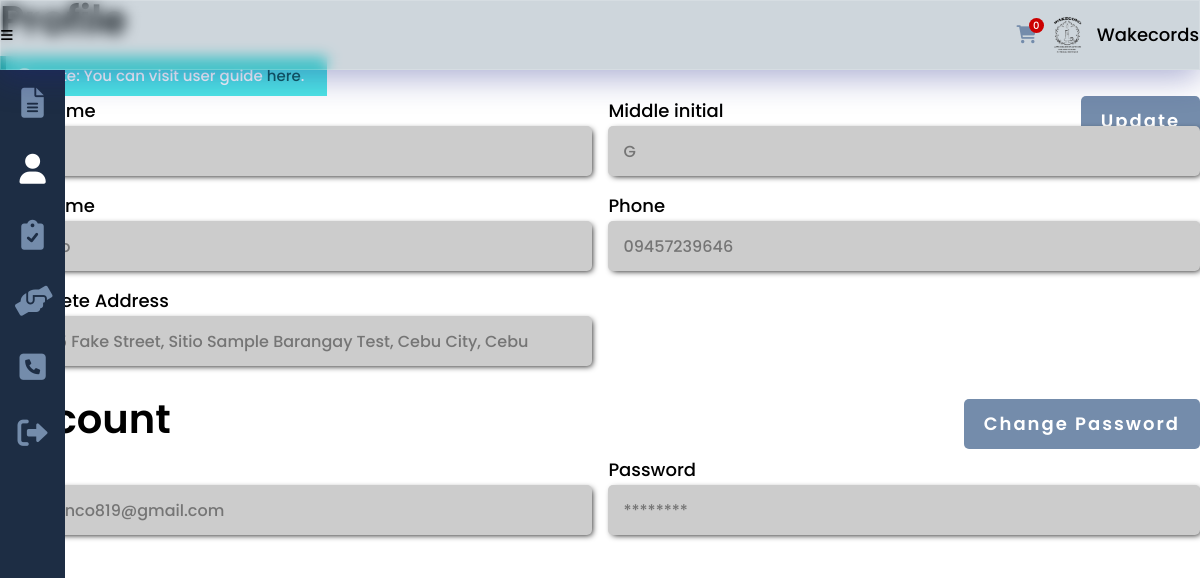
Page /profile.php?login (signed in) on the committed database.
### tables this page shows
CREATE TABLE `seeker` (
  `seeker_id` int(8) NOT NULL,
  `seeker_fname` varchar(25) NOT NULL,
  `seeker_mi` char(1) DEFAULT NULL,
  `seeker_lname` varchar(25) NOT NULL,
  `seeker_address` varchar(100) DEFAULT NULL,
  `seeker_phone` varchar(11) DEFAULT NULL,
  `seeker_status` varchar(10) DEFAULT NULL,
  `seeker_email` varchar(50) NOT NULL,
  `seeker_pass` varchar(100) NOT NULL
);

### others/db.php (called while the page is built, shortened)
<?php
	class DB
	{
		static $hostname = "localhost";
		static $dbname = "wakecords";
		static $username  = "root";
		static $password = "";
		public static function query($sql, $params=array(), $transactType)
		{
			$rows = array();
			try
			{
				$db = new PDO("mysql:host=". self::$hostname ."; dbname=". self::$dbname,  self::$username,  self::$password);
				$db->setAttribute(PDO::ATTR_ERRMODE, PDO::ERRMODE_EXCEPTION);
				$cmd = $db->prepare($sql);
				$cmd->execute($params);
				if($transactType == "READ")
					$rows = $cmd->fetchAll();
				else
					$rows = $db->lastInsertId();
			}
			catch(PDOException $e)
			{
				echo $e->getMessage();
			}
			return $rows;
		}
	}

### profile.php (the view, shortened to what this page needs)
<?php
	include("others/functions.php");
	include("others/head.php");
	$user = current_user();
?>
<body>
	<div class="container">
		<?php include("others/header.php"); ?>
		<div class="banner">
			<?php
			$this_page = "profile";
			include("others/sidebar.php"); ?>
			<section class="banner-con">
				<div class="wrapper">
					<div class="banner-div">
						<h2>Profile</h2>
						<?php
						if(user_type() != "admin"){
							echo messaging("notify", "Note: You can visit user guide <a href='user_guide.php'>here</a>.");
						}
						?>
						<a class="btn btn-link-absolute" href="edit_profile.php">Update</a>
						<form class="profile" method="post">
							<?php
								if(user_type() != "admin"){
							?>
							<div>
								<label>First name</label>
								<input type="text" placeholder="<?php echo (user_type() == 'seeker')?$user['seeker_fname']:$user['provider_fname']; ?>" disabled>
							</div>
							<div>
								<label>Middle initial</label>
								<input type="text" placeholder="<?php echo (user_type() == 'seeker')?$user['seeker_mi']:$user['provider_mi']; ?>" disabled>
							</div>
							<div>
								<label>Last name</label>
								<input type="text" placeholder="<?php echo (user_type() == 'seeker')?$user['seeker_lname']:$user['provider_lname']; ?>" disabled>
							</div>
							<div>
								<label>Phone</label>
								<input type="text" placeholder="<?php echo (user_type() == 'seeker')?$user['seeker_phone']:$user['provider_phone']; ?>" disabled>
							</div>
							<div>
								<label>Complete Address</label>
								<input type="text" placeholder="<?php echo (user_type() == 'seeker')?$user['seeker_address']:$user['provider_address']; ?>" disabled>
							</div>
							<?php
								}
							?>
						</form>
					</div>
					<div class="banner-div no-padding-top">
						<h2>Account</h2>
						<div class="links">
							<a class="btn margin-inline-0" href="change_pass.php">Change Password</a>
						</div>
						<form class="profile" method="post">
							<?php
							if(user_type() != "admin"){
							?>
							<div>
								<label>Email</label>
								<input type="text" placeholder="<?php echo (user_type() == 'seeker')?$user['seeker_email']:$user['provider_email']; ?>" disabled>
							</div>
							<?php
							}
							?>
							<div>
								<label>Password</label>
								<input type="text" placeholder="********" disabled>
							</div>
						</form>
					</div>
				</div>
			</section>
		</div>
	</div>
</body>
</html>

### others/head.php (shortened to what this page needs)
<!DOCTYPE html>
<html lang="en">
<head>
	<link href="https://cdnjs.cloudflare.com/ajax/libs/font-awesome/6.0.0/css/all.min.css" rel="stylesheet">
	<link rel="stylesheet" href="https://unpkg.com/open-props"/>
	<link rel="stylesheet" href="css/style.css">
</head>

### others/header.php
<div class="header">
	<button class="header-btn" data-menu-icon>
		<i class="fa-solid fa-bars"></i>
	</button>
	<picture>
		<?php
			if(isset($_SESSION['seeker'])){
		?>
			<div>
				<a href="cart.php">
					<i class="fa-solid fa-cart-shopping"></i>
					<?php
						echo "
						<span class='bounce'>".count(read('cart', ['seeker_id'], [$_SESSION['seeker']]))."</span>
						";
					?>
				</a>
			</div>
		<?php
			}
			if(isset($_SESSION['provider'])){
				$provider = provider();
				if(empty($provider['provider_logo'])){
		?>
				<svg xmlns="http://www.w3.org/2000/svg" viewBox="0 0 640 512"><path d="M425.1 482.6c-2.303-1.25-4.572-2.559-6.809-3.93l-7.818 4.493c-6.002 3.504-12.83 5.352-19.75 5.352c-10.71 0-21.13-4.492-28.97-12.75c-18.41-20.09-32.29-44.15-40.22-69.9c-5.352-18.06 2.343-36.87 17.83-45.24l8.018-4.669c-.0664-2.621-.0664-5.242 0-7.859l-7.655-4.461c-12.3-6.953-19.4-19.66-19.64-33.38C305.6 306.3 290.4 304 274.7 304H173.3C77.61 304 0 381.7 0 477.4C0 496.5 15.52 512 34.66 512H413.3c5.727 0 10.9-1.727 15.66-4.188c-2.271-4.984-3.86-10.3-3.86-16.06V482.6zM224 256c70.7 0 128-57.31 128-128S294.7 0 224 0C153.3 0 96 57.31 96 128S153.3 256 224 256zM610.5 373.3c2.625-14 2.625-28.5 0-42.5l25.75-15c3-1.625 4.375-5.125 3.375-8.5c-6.75-21.5-18.25-41.13-33.25-57.38c-2.25-2.5-6-3.125-9-1.375l-25.75 14.88c-10.88-9.25-23.38-16.5-36.88-21.25V212.3c0-3.375-2.5-6.375-5.75-7c-22.25-5-45-4.875-66.25 0c-3.25 .625-5.625 3.625-5.625 7v29.88c-13.5 4.75-26 12-36.88 21.25L394.4 248.5c-2.875-1.75-6.625-1.125-9 1.375c-15 16.25-26.5 35.88-33.13 57.38c-1 3.375 .3751 6.875 3.25 8.5l25.75 15c-2.5 14-2.5 28.5 0 42.5l-25.75 15c-3 1.625-4.25 5.125-3.25 8.5c6.625 21.5 18.13 41 33.13 57.38c2.375 2.5 6 3.125 9 1.375l25.88-14.88c10.88 9.25 23.38 16.5 36.88 21.25v29.88c0 3.375 2.375 6.375 5.625 7c22.38 5 45 4.875 66.25 0c3.25-.625 5.75-3.625 5.75-7v-29.88c13.5-4.75 26-12 36.88-21.25l25.75 14.88c2.875 1.75 6.75 1.125 9-1.375c15-16.25 26.5-35.88 33.25-57.38c1-3.375-.3751-6.875-3.375-8.5L610.5 373.3zM496 400.5c-26.75 0-48.5-21.75-48.5-48.5s21.75-48.5 48.5-48.5c26.75 0 48.5 21.75 48.5 48.5S522.8 400.5 496 400.5z"/></svg>
		<?php
				}
				else echo "<img class='header-logo' src='images/providers/".$provider['provider_type']."/".$_SESSION['provider']."/".$provider['provider_logo']."' >";
			}
			else echo "<img class='header-logo' src='images/main-logo.png'>";
		?>
		<div>Wakecords</div>
	</picture>
</div>

### others/sidebar.php (shortened to what this page needs)
<ul class="sidebar " data-sidebar>
  <?php
    if(user_type() != "admin"){
  ?>
  <li class="sidebar-list">
    <a class="sidebar-link <?php echo ($this_page == 'guide')?'active':''; ?>" href="user_guide.php" title="User Guide">
    <i class="fa-solid fa-file-lines"></i>
    </a>
  </li>
  <?php
    }
  ?>
  <li class="sidebar-list">
    <a class="sidebar-link <?php echo ($this_page == 'profile')?'active':''; ?>" href="profile.php" title="Profile">
      <i class="fa-solid fa-user"></i>
    </a>
  </li>
  <li class="sidebar-list">
    <?php
      if(user_type() == "seeker"){
    ?>
      <a class="sidebar-link <?php echo ($this_page == 'services')?'active':''; ?>" href="get_started.php" title="Services">
        <i class="fa-solid fa-clipboard-check"></i>
      </a>
    <?php
      }
    ?>
  </li>
  <li class="sidebar-list">
    <?php
    if(user_type() == 'admin'){
      $link = "<a class='sidebar-link ";
      $link .= ($this_page == 'transact')?'active':'';
      $link .= "' href='purchase.php' title='Transactions'>";
    }
    else if(user_type() == 'provider') {
      $link = "<a class='sidebar-link ";
      $link .= ($this_page == 'transact')?'active':'';
      $link .= "' href='purchase.php' title='Transactions'>";
    }
    else {
      $link = "<a class='sidebar-link ";
      $link .= ($this_page == 'transact')?'active':'';
      $link .= "' href='cart.php' title='Transactions'>";
    }
    echo $link;
    ?>
      <i class="fas fa-hands-helping"></i>
    </a>
  </li>
  <?php
    if(user_type() != "admin"){
  ?>
  <li class="sidebar-list">
    <a class="sidebar-link <?php echo ($this_page == 'contact')?'active':''; ?>" href="contact.php" title="Contact Us">
      <i class="fas fa-phone-square"></i>
    </a>
  </li>
  <?php
    }
  ?>
  <li class="sidebar-list">
    <a class="sidebar-link" href="logout.php" title="Logout" onclick='return confirm("Are you sure you want to logout?");'>
      <i class="fa-solid fa-right-from-bracket"></i>
    </a>
  </li>
</ul>

### others/functions.php (shortened to what this page needs)
<?php
	require_once("others/db.php");
	function current_user(){
		if(isset($_SESSION['seeker'])){
			$user = read("seeker", ["seeker_id"], [$_SESSION['seeker']]);
		}
		return $user[0];
	}
	function messaging($type, $msg){
		switch($type){
			case "notify":
				echo "<div class='note blue'><i class='fa-solid fa-circle-info'></i> ".$msg."</div>";
			break;
		}
	}
	function read($table, $attr=[], $data=[]){
		if(count($attr) == 1){
			return DB::query("SELECT * FROM ".$table." WHERE ".$attr[0]."=?", array($data[0]), "READ");
		}
	}
	function user_type(){
		if(isset($_SESSION['seeker'])){
			return "seeker";
		}
		else if(isset($_SESSION['provider'])){
			return "provider";
		}
		return "admin";
	}

### css/style.css (style rules this page uses)
:root { --dark-blue:#0d1321; --light-blue:#1d2d44; --pale-blue:#3e5c76; --light-gray:#748cab; --gray: #ccc; --peach:#f0ebd8; --header-height:70px; --red: hsl(0,100%,40%); --green: hsl(133, 75%, 30%); --blue: hsl(180, 75%, 40%); --em-1: 1em; --rem-1: 1rem; --box-shadow: 2px 2px 6px -2px #000; }
* { padding:0;margin:0;box-sizing:border-box;resize:none;outline:none;border:none;text-decoration:none;list-style:none; }
body { font:500 18px/30px Poppins,sans-serif; }
.wrapper { width:100%;margin:0 auto 0 0;padding:0 var(--size-3) var(--size-8) var(--size-11); }
section, main { padding:100px 0;background:#fff; }
h1,h2 { line-height:100%;margin-bottom:40px;position:relative; }
h2 { margin-bottom:var(--rem-1); }
h2 { font-size:40px;font-weight:600; }
input, input:not([type="checkbox"]):not([type="radio"]), textarea, select { display:block;width:100%;height:50px;border-radius:5px;padding-inline:15px;font:500 16px/30px Poppins,sans-serif;resize:none;margin-bottom:15px;box-shadow:var(--box-shadow); }
input:disabled, input.readonly { background-color:var(--gray); }
.btn { display:inline-block;width:fit-content;background:var(--light-gray);color:#fff;text-align:center;text-decoration:none;letter-spacing:2px;margin-right:25px;font:600 18px/20px Poppins,sans-serif;padding:15px 20px;border-radius:5px; }
.margin-inline-0 { margin-inline:0; }
.note, .gray-note { padding:5px 23px 5px 12px;color:#fff;position:relative;overflow:hidden;width:fit-content;margin-bottom:var(--size-2);font-size:15px; }
.note:before, .gray-note:before { content:"";position:absolute;background:hsl(0,100%,40%);width:6px;height:100%;top:0;left:0; }
.note.blue:before { background:hsl(180, 75%, 40%); }
.note.blue { background:hsl(180, 75%, 60%); }
.note.blue a { color:hsl(180, 75%, 20%); }
.bounce { animation:var(--animation-bounce); }
.header { display:flex;justify-content:space-between;box-shadow:var(--shadow-4);padding:var(--size-3);position:fixed;width:100%;height:var(--header-height);align-items:center;z-index:100;background: rgba( 62, 92, 118, 0.25 );box-shadow: 0 8px 32px 0 rgba( 31, 38, 135, 0.37 );-webkit-backdrop-filter: blur( 7px );backdrop-filter: blur( 7px );border: 1px solid rgba( 255, 255, 255, 0.18 ); }
img.header-logo { width:40px;height:40px; }
button.header-btn { background:none; }
button.header-btn i { font-size:var(--size-7); }
.header picture { display:flex;justify-content:space-between;align-items:center;column-gap:10px; }
.header picture a { color:var(--light-gray);position:relative;display:block; }
.header picture a span { font-size:10px;position:absolute;top:-2px;right:-7px;background:hsl(0,100%,40%);color:#fff;width:15px;height:15px;border-radius:50%;display:flex;align-items:center;justify-content:center; }
.sidebar { min-width:65px;overflow:hidden;margin-top:var(--header-height);transition: min-width 100ms ease-out;position:fixed;background:var(--light-blue);height:100%;display:flex;flex-flow:column;z-index:99; }
.sidebar-link { display:flex;align-items:center;justify-content:center;margin:1em 0;color:var(--light-gray); }
.sidebar-link.active { color:#fff; }
.sidebar-link i { width:35px;font-size:30px;text-align:center; }
.banner-con { width:100%;padding:0; }
.banner-div { height:100%;padding-top:var(--size-11);position:relative;margin-bottom:var(--em-1); }
.banner-div.no-padding-top { padding-top:0;margin-top:var(--size-4); }
.banner-div form.profile, .checkbox { display:flex;justify-content:space-between;flex-wrap:wrap;position:relative;padding-bottom:var(--size-3); }
.banner-div form.profile > div { width:49.3%;margin-bottom:15px; }
.banner-div form.profile > div input, .banner-div form.profile > div textarea, .banner-div form.profile > div select { margin-bottom:0; }
.links { position:absolute;inset:0 0 auto auto; }
.btn.btn-link-absolute { position:absolute;top:var(--size-11);right:0;margin-inline:0; }

### rows in the picture
seeker: seeker_fname "Joy", seeker_mi "G", seeker_lname "Blanco", seeker_phone "09457239646", seeker_address "A9845 Fake Street, Sitio Sample Barangay Test, Cebu City, Cebu", seeker_email "joyblanco819@gmail.com"

### other values in the picture
count(read('cart', ['seeker_id'], [$_SESSION['seeker']])) "0"
$msg "Note: You can visit user guide here ."
